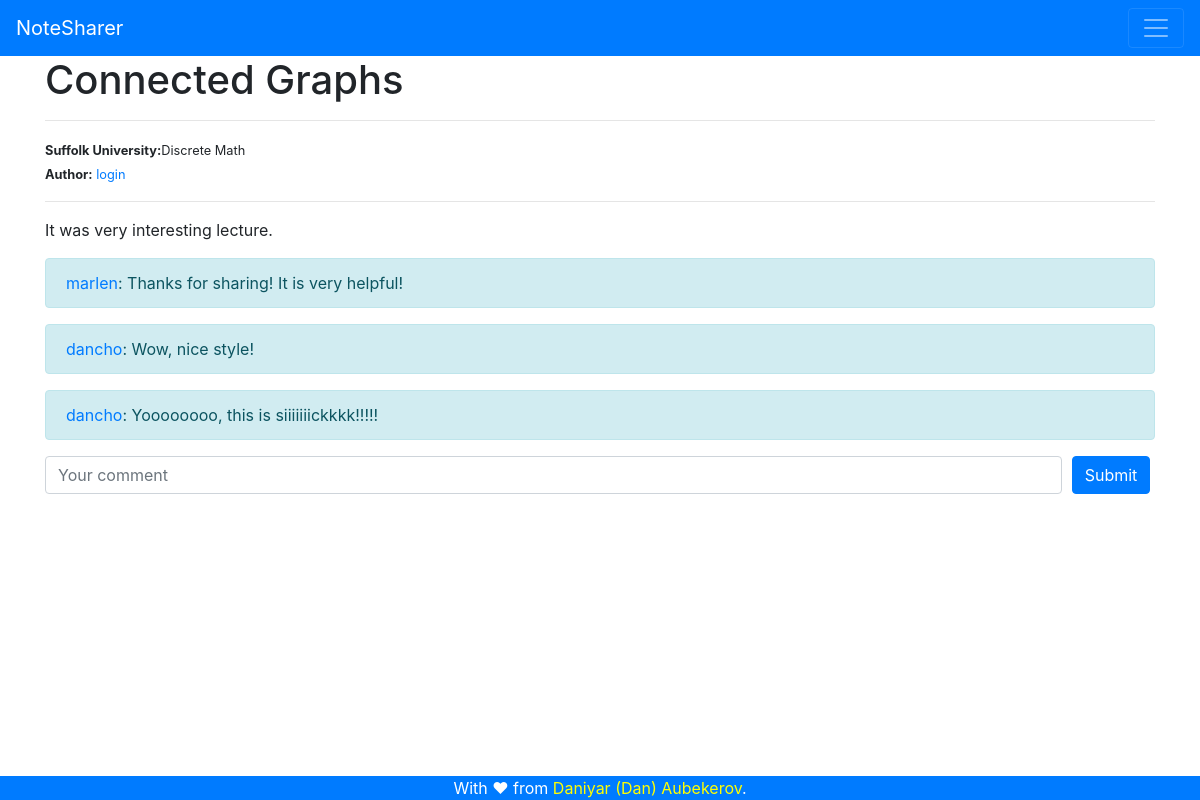
The page /notes/1 (signed in) on the database its author committed.
### tables this page shows
CREATE TABLE Notes (
    'noteID' INTEGER NOT NULL PRIMARY KEY,
    'content' TEXT(50000),
    'author' INTEGER, 'university' VARCHAR(300), 'class' VARCHAR(300), 'lectureName' VARCHAR(300),
    FOREIGN KEY('author') REFERENCES accounts(id)
);

CREATE TABLE 'accounts' (
'id' INTEGER PRIMARY KEY,
'login' VARCHAR(255),
'password' VARCHAR(255),
'name' VARCHAR(255)
, 'university' VARCHAR(255), 'github' VARCHAR(255));

CREATE TABLE Comments (
    'commentID' INTEGER NOT NULL PRIMARY KEY,
    'content' VARCHAR(300),
    'author' INTEGER,
    'note' INTEGER,
    FOREIGN KEY('author') REFERENCES accounts(id),
    FOREIGN KEY('note') REFERENCES notes(noteID)
);

### app.py (the view)
@app.route('/notes/<id>', methods = ['POST', 'GET'])
def note(id):
    if (not session['user']):
        return render_template('404.html', error = 'You are not loged in to view this page')
    context = dict()
    db_connection = sqlite3.connect('database.db')
    if (request.method == 'POST'):
        comment = request.form.get('comment')
        cursor = db_connection.cursor()
        cursor.execute('INSERT INTO comments (content, author, note) VALUES (?,?,?);', (comment, session['user']['id'], id))
        db_connection.commit()
        cursor.close()
    cursor = db_connection.cursor()
    cursor.execute('SELECT notes.content,  notes.university, notes.class, notes.lectureName, accounts.login, notes.noteID FROM notes INNER JOIN accounts ON notes.author = accounts.id WHERE notes.noteID = ? ', [id])
    note = cursor.fetchone()
    context['note'] = note
    cursor.execute('SELECT comments.content, accounts.login FROM comments INNER JOIN accounts ON comments.author=accounts.id WHERE comments.note=?;', [id])
    comments = cursor.fetchall()
    context['comments'] = comments
    return render_template('note.html', context = context)

### templates/note.html (shortened to what this page needs)
{% extends 'base.html' %}
{% block body %}
    <div class="container">
        <div class="well">
            <div class="row">
                <div class="col-md-12">
                    <div class="">
                        <h1  class="hidden-xs hidden-sm">{{context['note'][3]}}</h1>
                        <hr>
                        <small><strong>{{context['note'][1]}}:</strong>{{context['note'][2]}}</small><br>
                        <small><strong>Author:</strong> <a href = "{{url_for('user', login = context['note'][4])}}">{{context['note'][4]}}</a></small>
                        <hr>
                        <p class="text-justify">{{context['note'][0]}}</p></div>
                </div>
            </div>
        </div>
        {% for comment in context['comments'] %}
            <div class="alert alert-info" role="alert">
                <a href = "{{url_for('user', login = comment[1])}}">{{comment[1]}}</a>: {{comment[0]}}
            </div>
        {% endfor %}
        <form method = "post"  id = "comment">
            <div class="form-row">
                <div class="col-11">
                    <input type="text" id = "comment" name = "comment" class="form-control" placeholder="Your comment">
                </div>
                <div class="col-1">
                    <input type = "submit" class = "btn btn-primary" value = "Submit" />
                </div>
            </div>
        </form>
    </div>
{% endblock %}

### rows shown on the page
Notes: lectureName "Connected Graphs", university "Suffolk University", class "Discrete Math", content "It was very interesting lecture."
accounts: login "login"
Comments: login "marlen", content "Thanks for sharing! It is very helpful!"
Comments: login "dancho", content "Wow, nice style!"
Comments: login "dancho", content "Yoooooooo, this is siiiiiiickkkk!!!!!"
